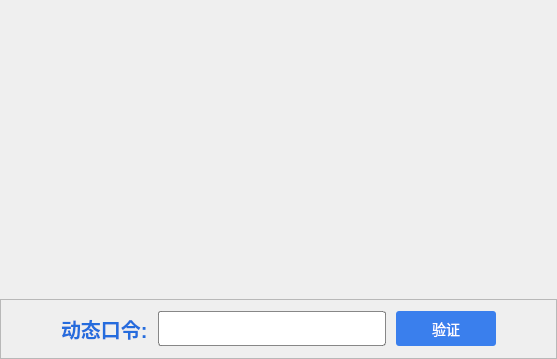
<?xml version="1.0" encoding="UTF-8"?>
<ui version="4.0">
 <class>Dialog</class>
 <widget class="QDialog" name="Dialog">
  <property name="geometry">
   <rect>
    <x>0</x>
    <y>0</y>
    <width>557</width>
    <height>359</height>
   </rect>
  </property>
  <property name="windowTitle">
   <string>Dialog</string>
  </property>
  <property name="styleSheet">
   <string notr="true">#Dialog{border-image: url(&quot;:/png/封面图.png&quot;);}
</string>
  </property>
  <layout class="QVBoxLayout" name="verticalLayout">
   <property name="spacing">
    <number>0</number>
   </property>
   <property name="leftMargin">
    <number>0</number>
   </property>
   <property name="topMargin">
    <number>0</number>
   </property>
   <property name="rightMargin">
    <number>0</number>
   </property>
   <property name="bottomMargin">
    <number>0</number>
   </property>
   <item>
    <spacer name="verticalSpacer">
     <property name="orientation">
      <enum>Qt::Vertical</enum>
     </property>
     <property name="sizeHint" stdset="0">
      <size>
       <width>20</width>
       <height>296</height>
      </size>
     </property>
    </spacer>
   </item>
   <item>
    <widget class="QFrame" name="frame">
     <property name="minimumSize">
      <size>
       <width>0</width>
       <height>60</height>
      </size>
     </property>
     <property name="frameShape">
      <enum>QFrame::StyledPanel</enum>
     </property>
     <property name="frameShadow">
      <enum>QFrame::Raised</enum>
     </property>
     <layout class="QHBoxLayout" name="horizontalLayout" stretch="0,0,0">
      <property name="spacing">
       <number>10</number>
      </property>
      <property name="leftMargin">
       <number>60</number>
      </property>
      <property name="topMargin">
       <number>0</number>
      </property>
      <property name="rightMargin">
       <number>60</number>
      </property>
      <property name="bottomMargin">
       <number>0</number>
      </property>
      <item>
       <widget class="QLabel" name="label">
        <property name="styleSheet">
         <string notr="true">font-family:&quot;微软雅黑&quot;;
font-weight: 600;
font-size: 20px;
font-style: normal;
color: #256CDD;



</string>
        </property>
        <property name="text">
         <string>动态口令:</string>
        </property>
        <property name="margin">
         <number>5</number>
        </property>
        <property name="indent">
         <number>0</number>
        </property>
       </widget>
      </item>
      <item>
       <widget class="QLineEdit" name="lineEdit_password">
        <property name="minimumSize">
         <size>
          <width>0</width>
          <height>35</height>
         </size>
        </property>
        <property name="styleSheet">
         <string notr="true">	border: 1px solid rgba(86, 86, 86, 0.7);
	border-radius: 3px;
	padding: 5 8px;
	background: white;
	font-family:20px  &quot;微软雅黑&quot;;</string>
        </property>
       </widget>
      </item>
      <item>
       <widget class="QPushButton" name="pushButton_verify">
        <property name="minimumSize">
         <size>
          <width>100</width>
          <height>35</height>
         </size>
        </property>
        <property name="styleSheet">
         <string notr="true">background: #3A7FED;
font-family: &quot;微软雅黑&quot;;;
font-style: normal;
font-weight: normal;
font-size: 14px;
line-height: 20px;
border-radius: 3px;

color: #FFFFFF;</string>
        </property>
        <property name="text">
         <string>验证</string>
        </property>
       </widget>
      </item>
     </layout>
    </widget>
   </item>
  </layout>
 </widget>
 <resources>
  <include location="png.qrc"/>
 </resources>
 <connections/>
</ui>
